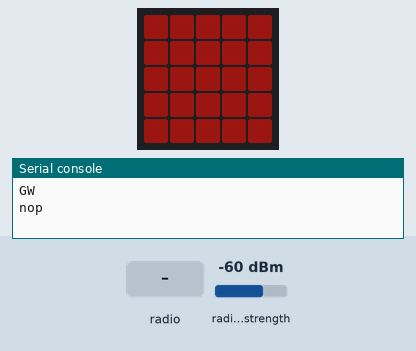
A program run on a simulated BBC micro:bit running MicroPython. On the bench: the board's 5×5 LED display, the last lines printed to the serial console. Inputs (shaded band) come from the test bench; at power-on: radio signal strength -60 dBm. Dim RGB values are drawn brighter than linear.

Above: at 0.85 s.
1.3 s: radio message "1" arrives
At 1.36 s:
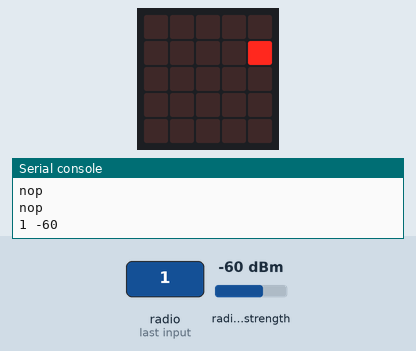
At 2.9 s:
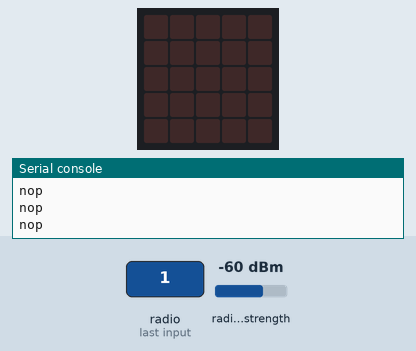
3.1 s: radio message "50" arrives
At 3.15 s:
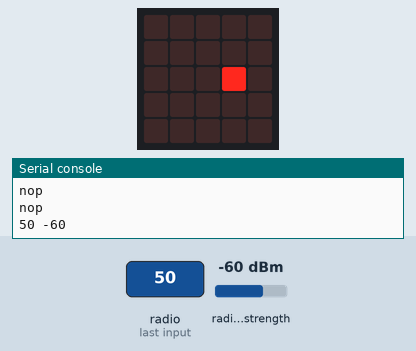
Timing chart, 0 to 6.1 s (numbered marks = the images above; inputs shaded):
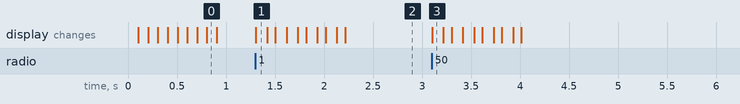

The program:

Collector-final-main.py
```python
from microbit import *
import radio
import time

radio.config(group=23, power=7, length=32, queue=8) # TODO more queue?
radio.on()
ts = time.ticks_ms()
node_ts = []

print("GW")

for i in range(25):
    node_ts.append(time.ticks_ms())

while True:
    details = radio.receive_full()
    if details:
        msg, rssi, timestamp = details;
        msg = msg[3:]
        msg = msg.decode('utf-8')
        id = ord(msg[0])-65
        node_ts[id] = time.ticks_ms()
        print(msg, rssi, sep=' ')
        ts = time.ticks_ms()
    if (time.ticks_diff(time.ticks_ms(), ts)>500):
        ts = time.ticks_ms()
        print("nop")
    for id in range(25):
        age = time.ticks_ms() - node_ts[id]
        val = 0
        if (age < 1000):
            val = max(0, 9 - int(age / 100))
        display.set_pixel(id % 5, int(id / 5), val) # fade-out when not seen for a time

    #sleep(100)
```

Measured:
- after the input at 1.3 s, the display: changes at once (image 1)
- after the input at 3.1 s, the display: changes at once (image 3)
